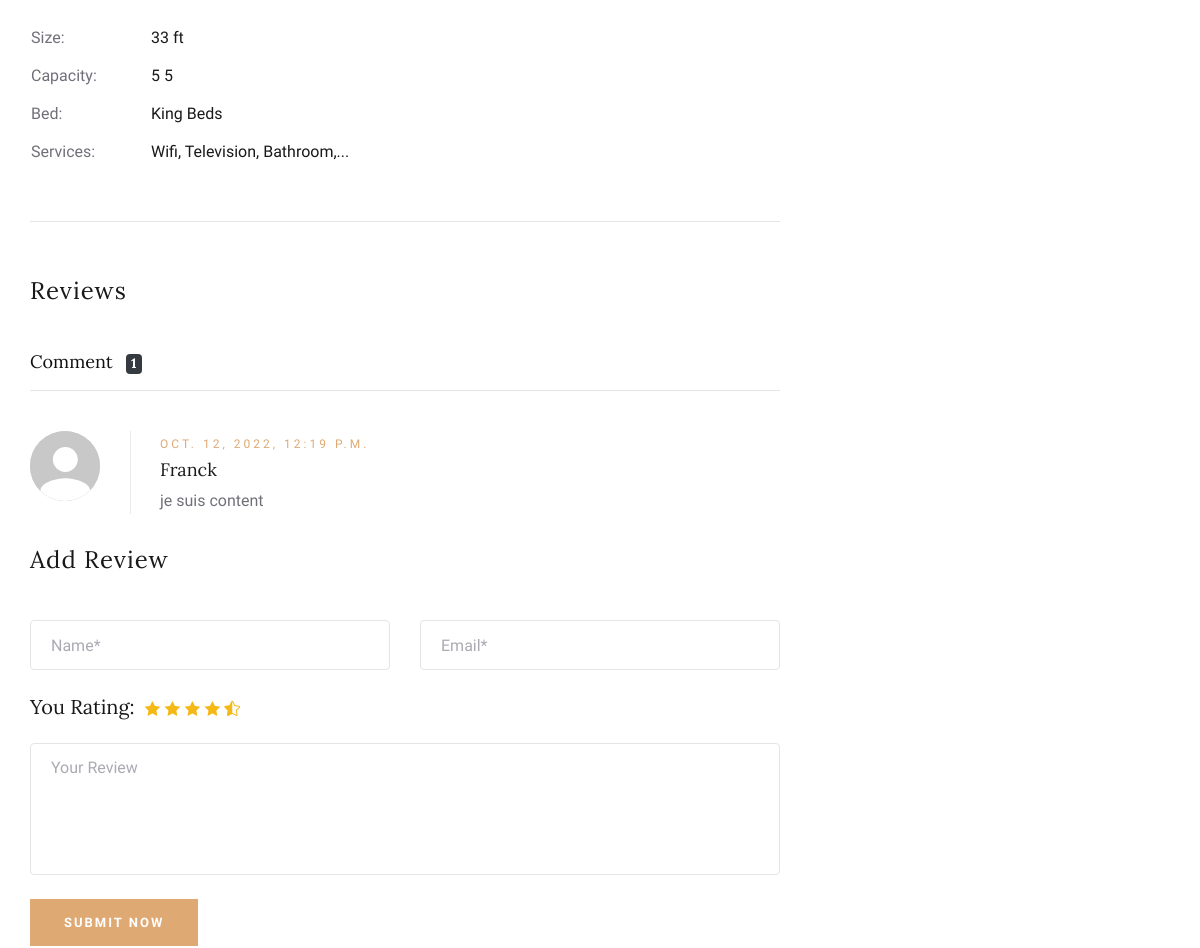
Page /room_detail/1/ (middle part) on the earlier database version.
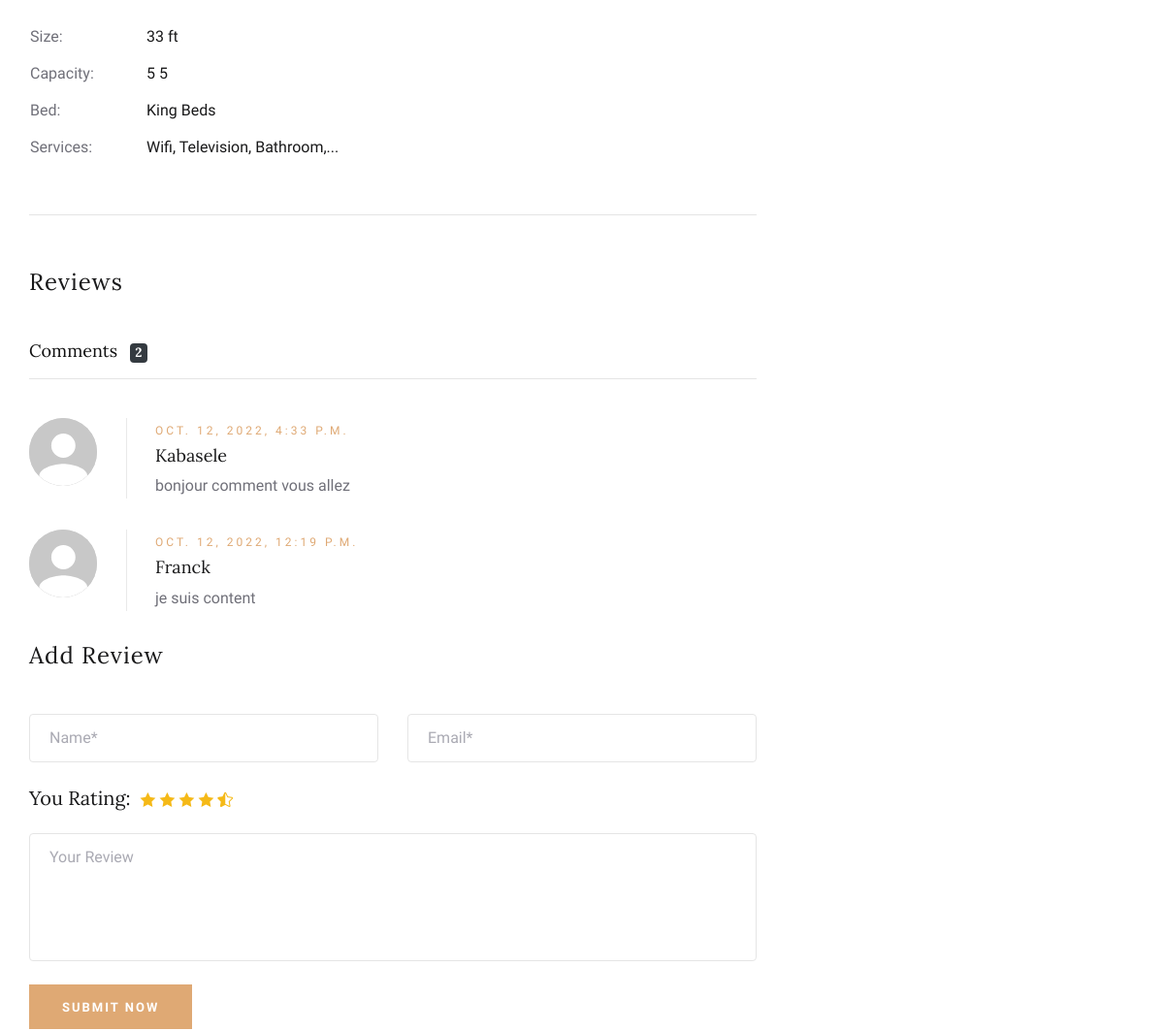
Same page on the later database version.
### app_hotel/models.py (models this page shows, shortened)
class Comment(models.Model):
    name = models.CharField(max_length=50)
    email = models.EmailField(max_length=100)
    content = models.TextField()
    room_blog = models.ForeignKey(Room_Blog_Absact, on_delete=models.CASCADE)
    created = models.DateTimeField(auto_now_add=True)
    class Meta:
        ordering = ('-created','name','email')

### app_hotel/views.py (the view, shortened to what this page needs)
# urls.py: path('room_detail/<pk>/', RoomView.as_view(), name='room_detail'),
class RoomView(DetailView):
    model = Room
    template_name = "hotel/room-details.html"
    def get_context_data(self, **kwargs):
        context = super().get_context_data(**kwargs)
        pk = self.kwargs["pk"]
        form = CommentForm()
        post_room = get_object_or_404(Room, pk=pk)
        comments = post_room.comment_set.all()
        reservation = Reservation.objects.all()
        context['post_room'] = post_room
        context['comments'] = comments
        context['form'] = form
        context['reservation'] = reservation
        return context

### app_hotel/form.py
class CommentForm(forms.ModelForm):
    class Meta:
        model = Comment
        fields = ('name', 'email', 'content')

### app_hotel/templates/hotel/room-details.html (shortened to what the changed rows need)
{% extends 'partials/layout/base.html' %}
{% load static %}
{% block content %}
<section class="room-details-section spad">
    <div class="container">
        <div class="row">
            <div class="col-lg-8">
                <div class="rd-reviews">
                    {% if comments %}
                    <h4>Reviews</h4>
                       <h5> Comment{{ comments.count|pluralize }}
                        <span class="badge badge-dark ml-2">{{ comments.count }}</span></h5>
                        <hr>
                        <br>
                    {% endif %}
                    {% for comment in comments %}
                    <div class="review-item">
                        <div class="ri-pic">
                            <img src="{% static 'img/avatar.svg' %}" alt="">
                        </div>
                        <div class="ri-text">
                            <span>{{ comment.created }}</span>
                            <h5>{{ comment.name }}</h5>
                            <p>{{ comment.content }}</p>
                        </div>
                    </div>
                    {% endfor %}
                <div class="review-add">
                    <h4>Add Review</h4>
                    <form  class="ra-form" method="POST">
                    </form>
                </div>
            </div>
        </div>
        </div>
    </div>
</section>
{%endblock%}

Differences in the rows shown:
added Comment: created "OCT. 12, 2022, 4:33 P.M.", name "Kabasele", content "bonjour comment vous allez"
Other differences:
{{ comments.count }}: "1" → "2"
